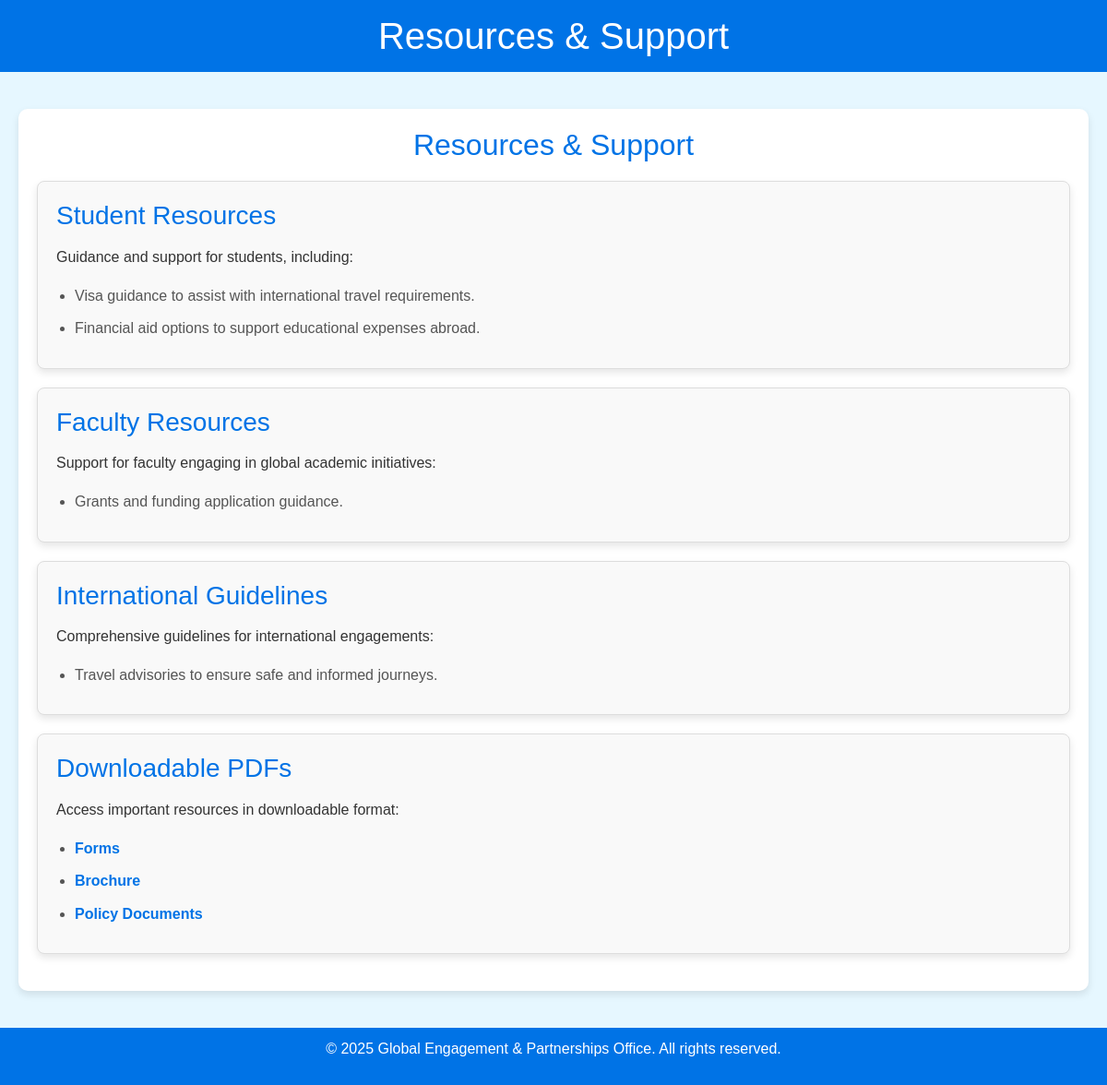
Screenshot of /resources/resources.php with the database file from the repository.
### tables this page shows
CREATE TABLE resources (
    id INT AUTO_INCREMENT PRIMARY KEY,
    type VARCHAR(255) NOT NULL,
    title VARCHAR(255) NOT NULL,
    description TEXT NOT NULL
);

CREATE TABLE downloadable_files (
    id INT AUTO_INCREMENT PRIMARY KEY,
    name VARCHAR(255) NOT NULL,
    file_url VARCHAR(255) NOT NULL
);

### resources/resources.php (the view, shortened to what this page needs)
<?php include 'db.php'; ?>
<!DOCTYPE html>
<html lang="en">
<head>
    <link href="https://cdn.jsdelivr.net/npm/bootstrap@5.3.0-alpha1/dist/css/bootstrap.min.css" rel="stylesheet">
    <link rel="stylesheet" href="css/resources.css">
</head>
<body>
    <header>
        <h1>Resources & Support</h1>
    </header>
    <div class="container">
        <section class="about-section">
            <h2>Resources & Support</h2>
            <div class="resource-card">
                <h3>Student Resources</h3>
                <p>Guidance and support for students, including:</p>
                <ul>
                    <?php
                    $sql = "SELECT * FROM resources WHERE type = 'Student Resources'";
                    $result = $conn->query($sql);
                    while ($row = $result->fetch_assoc()) {
                        echo "<li>" . $row['description'] . "</li>";
                    }
                    ?>
                </ul>
            </div>
            <div class="resource-card">
                <h3>Faculty Resources</h3>
                <p>Support for faculty engaging in global academic initiatives:</p>
                <ul>
                    <?php
                    $sql = "SELECT * FROM resources WHERE type = 'Faculty Resources'";
                    $result = $conn->query($sql);
                    while ($row = $result->fetch_assoc()) {
                        echo "<li>" . $row['description'] . "</li>";
                    }
                    ?>
                </ul>
            </div>
            <div class="resource-card">
                <h3>International Guidelines</h3>
                <p>Comprehensive guidelines for international engagements:</p>
                <ul>
                    <?php
                    $sql = "SELECT * FROM resources WHERE type = 'International Guidelines'";
                    $result = $conn->query($sql);
                    while ($row = $result->fetch_assoc()) {
                        echo "<li>" . $row['description'] . "</li>";
                    }
                    ?>
                </ul>
            </div>
            <div class="resource-card">
                <h3>Downloadable PDFs</h3>
                <p>Access important resources in downloadable format:</p>
                <ul>
                    <?php
                    $sql = "SELECT * FROM downloadable_files";
                    $result = $conn->query($sql);
                    while ($row = $result->fetch_assoc()) {
                        echo '<li><a href="' . $row['file_url'] . '" download="' . $row['name'] . '">' . $row['name'] . '</a></li>';
                    }
                    ?>
                </ul>
            </div>
        </section>
    </div>
    <footer>
        <p>© 2025 Global Engagement & Partnerships Office. All rights reserved.</p>
    </footer>
</body>
</html>

### resources/css/resources.css (style rules this page uses)
body { margin: 0; font-family: Arial, sans-serif; background-color: #e6f7ff; color: #333; line-height: 1.6; }
header { background-color: #0073e6; color: white; padding: 15px 20px; text-align: center; }
header h1 { margin: 0; }
.container { max-width: 1200px; margin: 0 auto; padding: 20px; }
.about-section { background-color: #ffffff; border-radius: 10px; padding: 20px; margin: 20px 0; box-shadow: 0 4px 8px rgba(0, 0, 0, 0.1); text-align: left; }
.about-section h2 { color: #0073e6; margin-bottom: 20px; text-align: center; }
.resource-card { background-color: #f9f9f9; border: 1px solid #ddd; border-radius: 8px; padding: 20px; margin: 20px 0; box-shadow: 0 4px 8px rgba(0, 0, 0, 0.1); }
.resource-card h3 { color: #0073e6; margin-bottom: 15px; }
.resource-card ul { list-style-type: disc; padding-left: 20px; margin: 0; }
.resource-card ul li { margin: 10px 0; color: #555; }
.resource-card ul li a { text-decoration: none; color: #0073e6; font-weight: bold; }
footer { background-color: #0073e6; color: white; text-align: center; padding: 10px 0; }

### rows the page displays
resources: description "Visa guidance to assist with international travel requirements."
resources: description "Financial aid options to support educational expenses abroad."
resources: description "Grants and funding application guidance."
resources: description "Travel advisories to ensure safe and informed journeys."
downloadable_files: name "Forms"
downloadable_files: name "Brochure"
downloadable_files: name "Policy Documents"
